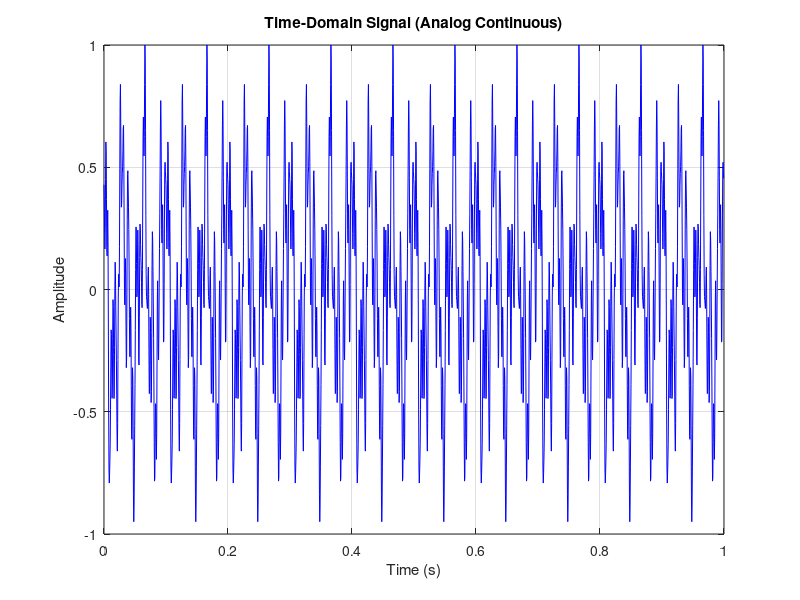
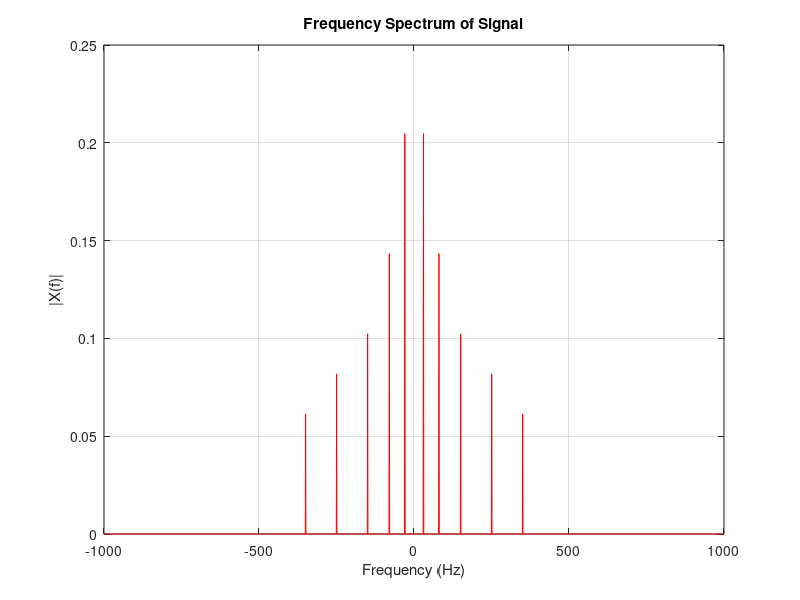
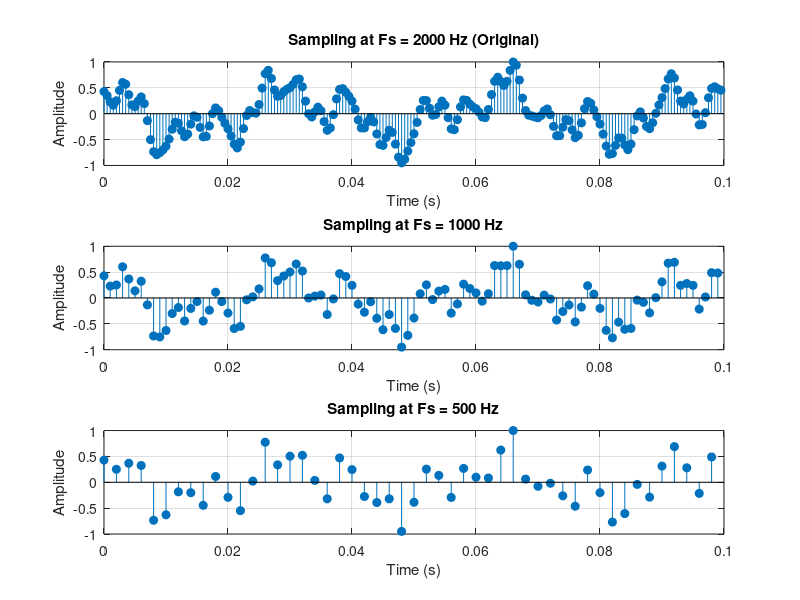
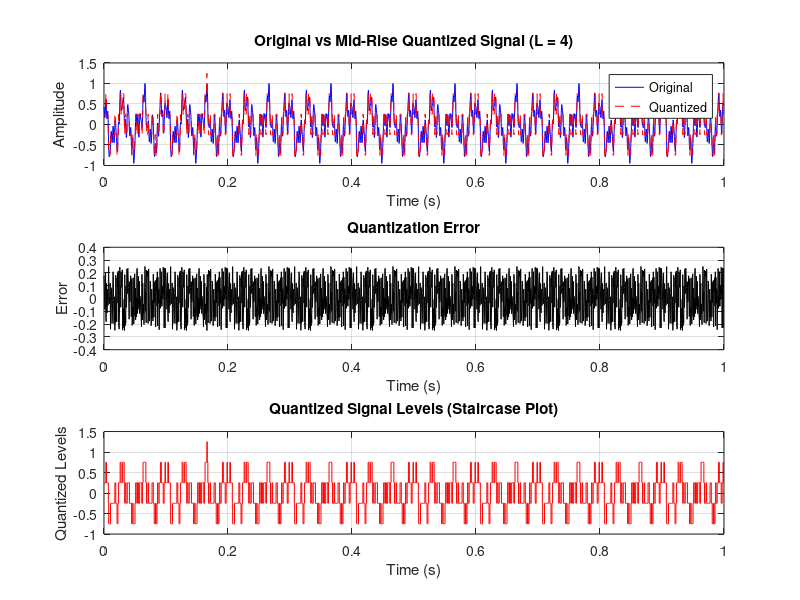

Recreate these plots in MATLAB, in order. (Note: this script raises an error after producing the figures.)
pkg load signal
pkg load communications

%% Step 1: Random Analog Signal Generation
Fs = 2000;              % Sampling frequency (Hz)
T = 1;                   % Duration (seconds)
t = 0:1/Fs:T-1/Fs;       % Time vector
rand("seed", 123);

%% 1.1 Generate an Analog-Like Signal (Sum of Sinusoids)
frequencies = [30, 80, 150, 250, 350];  % Hz
amplitudes  = [1.0, 0.7, 0.5, 0.4, 0.3];     % Amplitudes
phases = 2*pi*rand(1, length(frequencies));  % Random phases

x = zeros(size(t));  % Initialize signal
for i = 1:length(frequencies)
    x = x + amplitudes(i) * sin(2*pi*frequencies(i)*t + phases(i));
end

% Normalize signal to [-1, 1]
x = x / max(abs(x));
sound(x,Fs);
% Write signal to an audio file
audiowrite('generated_signal.wav', x, Fs);


%% 1.2 Plot Time-Domain Signal (Continuous)
figure('Name', 'Time-Domain Signal (Analog Continuous)');
plot(t, x, 'b');
xlabel('Time (s)');
ylabel('Amplitude');
title('Time-Domain Signal (Analog Continuous)');
grid on;


%% Frequency-Domain Analysis using FFT
N = length(x);
X_f = abs(fftshift(fft(x))) / N;
f_axis = linspace(-Fs/2, Fs/2, N);


figure('Name', 'Frequency Domain');
plot(f_axis, X_f, 'r');
xlabel('Frequency (Hz)');
ylabel('|X(f)|');
title('Frequency Spectrum of Signal');
grid on;



%%%%%%%%%%%%%%%%%%%%%%%%%%%%%%%%%%%%%%%%%%%%%%%%%%%%%%%%%%%%%%%%%%%%%%%%%%%%%%%%%%%%%%%%%%%%%%%%%%%%
%% Step 2: Random Analog Signal Generation
%% 2.1 Sampling(Continuous-Time to Discrete-Time)
%% Downsampling to simulate lower sampling rates
x_2000 = x;                         % original sampled at 2000 Hz
x_1000 = x(1:2:end);                % sampled at 1000 Hz
x_500  = x(1:4:end);                % sampled at 500 Hz

% Create time vectors for each
t_2000 = t;
t_1000 = t(1:2:end);
t_500  = t(1:4:end);

% Plot
figure('Name', 'Effect of Sampling Rate on Signal', 'NumberTitle', 'off');

subplot(3,1,1);
stem(t_2000(1:200), x_2000(1:200), 'filled');
xlabel('Time (s)'); ylabel('Amplitude');
title('Sampling at Fs = 2000 Hz (Original)');
grid on;

subplot(3,1,2);
stem(t_1000(1:100), x_1000(1:100), 'filled');
xlabel('Time (s)'); ylabel('Amplitude');
title('Sampling at Fs = 1000 Hz');
grid on;

subplot(3,1,3);
stem(t_500(1:50), x_500(1:50), 'filled');
xlabel('Time (s)'); ylabel('Amplitude');
title('Sampling at Fs = 500 Hz');
grid on;


%%%%%%%%%%%%%%%%%%%%%%%%%%%%%%%%%%%%%%%%%%%%%%%%%%%%%%%%%%%%%%%%%%%%%%%%%%%%%%%%%%%%%%%%%%%%%%%%%%%%
%% 2.2 Mid-Rise Quantization with different L values
L_values = [4,8,16];       % Number of quantization levels

for i = 1:length(L_values)
  L = L_values(i);

  xmax = max(abs(x));                  % Maximum amplitude for range
  delta = 2 * xmax / L;                % Step size (Δ)
  q_midrise = delta * (floor(x / delta) + 0.5); % Mid-rise quantization
  error_midrise = x - q_midrise;       % Quantization error

  %% Plottingg: create a new figure for each L
  figure('Name', ['Mid-Rise Quantization - L = ' num2str(L)], 'NumberTitle', 'off');
  subplot(3,1,1);
  plot(t, x, 'b', t, q_midrise, 'r--');
  title(['Original vs Mid-Rise Quantized Signal (L = ' num2str(L) ')']);
  xlabel('Time (s)');
  ylabel('Amplitude');
  legend('Original', 'Quantized');
  grid on;

  subplot(3,1,2);
  plot(t, error_midrise, 'k');
  title('Quantization Error');
  xlabel('Time (s)');
  ylabel('Error');
  grid on;

  subplot(3,1,3);
  stairs(t, q_midrise, 'r');
  title('Quantized Signal Levels (Staircase Plot)');
  xlabel('Time (s)');
  ylabel('Quantized Levels');
  grid on;


%%%%%%%%%%%%%%%%%%%%%%%%%%%%%%%%%%%%%%%%%%%%%%%%%%%%%%%%%%%%%%%%%%%%%%%%%%%%%%%%%%%%%%%%%%%%%%%%%%%%
  %%Step 3: PCM Encoding
  q_index = floor((q_midrise + xmax) / delta);  % map to integers
  n_bits = log2(L);
  pcm_binary = dec2bin(q_index, n_bits);  % matrix of bits
  bitstream = reshape(pcm_binary.' - '0', 1, []);  % flat binary stream

  disp(['First 8 PCM binary codes (L = ' num2str(L) '):']);
  disp(pcm_binary(1:8,:));

  % Save bitstream for L=16 to use later
  if L == 16
    bitstream_L16 = bitstream;
  endif


  % Visualize PCM bitstream
  figure('Name', ['PCM Bitstream - L = ' num2str(L)], 'NumberTitle', 'off');
  stem(bitstream(1:200), 'filled');
  title(['PCM Bitstream (First 200 bits) for L = ' num2str(L)]);
  xlabel('Bit Index');
  ylabel('Bit Value');
  ylim([-0.1 1.1]);
  grid on;

end

%%%%%%%%%%%%%%%%%%%%%%%%%%%%%%%%%%%%%%%%%%%%%%%%%%%%%%%%%%%%%%%%%%%%%%%%%%%%%%%%%%%%%%%%%%%%%

%% Step 4: Baseband Modulation
%% 4.1 Line Coding – Bipolar NRZ(Binary -> Bipolar waveform)

% Parameters : Continue with L=16
L = 16;
bitrate = Fs * log2(L);   % bps
Tb = 1 / bitrate;         % duration of 1 bit

samples_per_bit = 20;    % Oversampling factor for smooth plot, each digital bit is stretched to 20 points in time
bitstream = double(bitstream_L16);  % Use the saved bitstream from L = 16
n_bits = length(bitstream);
disp(bitstream(1:30));


% Time vector for waveform (each bit is expanded over Tb)
t_line = 0:Tb/samples_per_bit:(n_bits * Tb - Tb/samples_per_bit);


% NRZ signal generation
nrz_waveform = zeros(1, length(t_line));

for b = 1:n_bits
    if bitstream(b) == 1
      bit_val = +1;
    else
      bit_val = -1;
    end
    start_idx = (b-1)*samples_per_bit + 1;
    end_idx = b*samples_per_bit;
    nrz_waveform(start_idx:end_idx) = bit_val;
end


% for debugging
disp('First 30 bits in the bitstream:');
disp(bitstream(1:30));
disp(nrz_waveform(1:30));  % should be mostly blocks of +1 or -1, not jumping


% Plot NRZ waveform: first 30 bits to see them clearly
N_plot_bits = 30;
plot_idx = 1 : N_plot_bits * samples_per_bit;


figure('Name', 'NRZ Line Coding - L = 16 -  First 30 bits', 'NumberTitle', 'off');
plot(t_line(plot_idx), nrz_waveform(plot_idx), 'LineWidth', 1.2);
xlabel('Time (s)');
ylabel('Amplitude');
title(['NRZ Line Coding of Bitstream (L = 16)']);
ylim([-1.5, 1.5]);
xlim([t_line(plot_idx(1)), t_line(plot_idx(end))]);
grid on;
hold on;

% Add vertical lines to mark each bit boundary
for b = 1:N_plot_bits+1
    x = t_line((b-1)*samples_per_bit+1);
    line([x x], [-1.5 1.5], 'Color', [0.5 0.5 0.5], 'LineStyle', '--');  % Light gray dashed lineend
end

% To label each bit
for b = 1:N_plot_bits
    bit_value = bitstream(b);
    bit_center = t_line((b-1)*samples_per_bit + round(samples_per_bit/2));

    y_pos = 1.3 * (2 * bit_value - 1);  % +1.3 or -1.3
    text(bit_center, y_pos, num2str(bit_value), ...
        'HorizontalAlignment', 'center', 'VerticalAlignment', 'middle', 'FontSize', 10, 'Color', 'b');
end





%%%%%%%%%%%%%%%%%%%%%%%%%%%%%%%%%%%%%%%%%%%%%%%%%%%%%%%%%%%%%%%%%%%%%%%%%%%%%%%%%%%%%%%%%%%%%%%%%%%%
%% Raised cosine filtering after NRZ

beta = 0.5;
span = 6;
sps = 20;

% Get Raised Cosine filter coefficients
h_rc = raised_cosine(beta, span, sps);

% Apply the filter to the NRZ signal
nrz_shaped = conv(nrz_waveform, h_rc, 'same');

% Create a time vector for plotting
t_shaped = linspace(0, length(nrz_shaped) / (Fs * log2(L)), length(nrz_shaped));

% === Plot ONLY the first 30 bits ===
N_plot_bits = 30;
samples_per_bit = 20;
sps = samples_per_bit;  % same thing

% Calculate how many samples that means:
plot_samples = N_plot_bits * samples_per_bit;

% Create time vector for those samples
t_shaped_zoom = linspace(0, N_plot_bits * Tb, plot_samples);

% Extract the first part of the shaped signal
nrz_shaped_zoom = nrz_shaped(1:plot_samples);

% Plot
figure('Name', 'Raised Cosine Filtered Signal - First 30 Bits', 'NumberTitle', 'off');
plot(t_shaped_zoom, nrz_shaped_zoom, 'b', 'LineWidth', 1.2);
xlabel('Time (s)');
ylabel('Amplitude');
title('Raised Cosine Shaped NRZ - First 30 Bits');
grid on;

% Add vertical lines to show bit boundaries
hold on;
for b = 1:N_plot_bits+1
    x = (b-1)*Tb;
    line([x x], [-1.5 1.5], 'Color', [0.5 0.5 0.5], 'LineStyle', '--');
end

% Label the bit values on top of the waveform
for b = 1:N_plot_bits
    bit_value = bitstream(b);
    bit_center_time = (b - 0.5) * Tb;

    % Choose vertical position based on bit value
    if bit_value == 1
        y_pos = 1.2;
    else
        y_pos = -1.2;
    end

    text(bit_center_time, y_pos, num2str(bit_value), ...
        'HorizontalAlignment', 'center', ...
        'VerticalAlignment', 'middle', ...
        'FontSize', 10, 'Color', 'b');
end

%%%%%%%%%%%%%%%%%%%%%%%%%%%%%%%%%%%%%%%%%%%%%%%%%%%%%%%%%%%%%%%%%%%%%%%%%%%%%%%%%%%%%%%%%%%%%%%%%%%%
% EYe diagram to see ISI
bits_per_eye = 2;
plot_eye_diagram(nrz_shaped, samples_per_bit, Tb, bits_per_eye, 'Raised Cosine Filtered');





%%%%%%%%%%%%%%%%%%%%%%%%%%%%%%%%%%%%%%%%%%%%%%%%%%%%%%%%%%%%%%%%%%%%%%%%%%%%%%%%%%%%%%%%%%%%%%%%%%%%
% Step 5: 16-QAM Modulation

qam_symbols = qam16_mapper(bitstream);

%--- 5.2: Upsample & Pulse-shape ---
sps   = samples_per_bit * 4;
upsym = upsample(qam_symbols, sps);         % from signal pkg
rc    = raised_cosine(0.5, 6, sps);         % your helper .m
qam_shaped = conv(upsym, rc, 'same');

%--- 5.3: Bandpass Modulation ---
fc   = 400;
t    = (0:length(qam_shaped)-1)/Fs;
qam_tx = real(qam_shaped .* exp(1i*2*pi*fc*t));


%--- 5.4: Plots ---
figure('Name', '16-QAM Bandpass', 'NumberTitle', 'off');

plot(t(1:600), qam_tx(1:600));
xlabel('Time (s)'); ylabel('Amplitude');
title('16-QAM Bandpass (first 600 samples)'); grid on;

% spectrum analysis (Fourrier)
Nfft = 2^nextpow2(length(qam_tx));
Q    = fftshift(abs(fft(qam_tx, Nfft)));
f    = linspace(-Fs/2, Fs/2, Nfft);
figure('Name', 'Spectrum of 16-QAM Bandpass', 'NumberTitle', 'off');
plot(f, Q);
xlabel('Frequency (Hz)'); ylabel('Magnitude');
title('Spectrum of 16-QAM Signal'); grid on;

% Constellation
I = real(qam_shaped(1:sps:end));
Qv= imag(qam_shaped(1:sps:end));
if exist('scatter','file')
  figure('Name', '16-QAM Constellation', 'NumberTitle', 'off');
  scatter(I, Qv, 20, 'filled');
else
  figure('Name', '16-QAM Constellation', 'NumberTitle', 'off');
  plot(I, Qv, 'o', 'MarkerFaceColor','b');
end
xlabel('In-phase'); ylabel('Quadrature');
title('16-QAM Constellation'); axis square; grid on;




%%%%%%%%%%%%%%%%%%%%%%%%%%%%%%%%%%%%%%%%%%%%%%%%%%%%%%%%%
%% Step 6: Channel Simulation

% 6.1: AWGN
SNR_dB       = 20;
signal_power = mean(abs(qam_tx).^2);
noise_power  = signal_power / (10^(SNR_dB/10));
noise = sqrt(noise_power/2) * (randn(size(qam_tx)) + 1i*randn(size(qam_tx)));
rx_awgn = qam_tx + noise;

% 6.2: Optional Flat Rayleigh fading
apply_fading = false;

% Always start with the AWGN-only signal
rx = rx_awgn;

if apply_fading
  % generate one Rayleigh tap per symbol
  Nsym = length(qam_symbols);
  h_sym = (randn(1,Nsym) + 1i*randn(1,Nsym)) / sqrt(2);
  % upsample taps to per-sample gains
  h = upsample(h_sym, sps);
  h = h(1:length(rx));    % trim to match length
  rx = rx .* h;           % apply fading
end

% 6.3: Time-domain plot (first 600 samples)
t = (0:length(rx)-1) / Fs;
figure('Name', 'Received Signal (real part) – AWGN + Rayleigh fading', 'NumberTitle', 'off');
plot(t(1:600), real(rx(1:600)), 'LineWidth', 1.2);
xlabel('Time (s)');
ylabel('Amplitude');
if apply_fading
  title('Received Signal (real part) – AWGN + Rayleigh fading');
else
  title('Received Signal (real part) – AWGN only');
end
grid on;

% 6.4: Frequency-domain plot
Nfft = 2^nextpow2(length(rx));
R    = fftshift(abs(fft(rx, Nfft)));
f    = linspace(-Fs/2, Fs/2, Nfft);
figure('Name', 'Spectrum of Received Signal', 'NumberTitle', 'off');
plot(f, R, 'LineWidth', 1.2);
xlabel('Frequency (Hz)');
ylabel('Magnitude');
title('Spectrum of Received Signal');
grid on;



%%%%%%%%%%%%%%%%%%%%%%%%%%%%%%%%%%%%%%%%%%%%%%%%%%%%%%%%%%%%%%%%%%%%%%%%%%%%%%%%%
% Step 7: Reciever side

% 7.1 Coherent demodulation
t = (0:length(rx)-1)/Fs;
baseband = rx .* exp(-1i*2*pi*fc*t);

figure('Name', 'Coherently Demodulated Baseband ', 'NumberTitle', 'off');
plot(t(1:600), real(baseband(1:600)), 'LineWidth',1.2);
xlabel('Time (s)'); ylabel('Amplitude');
title('Coherently Demodulated Baseband (first 600 samples)');
grid on;


% 7.2 Matched filter
mf_output = conv(baseband, rc, 'same');
bits_per_eye = 2;
plot_eye_diagram(mf_output, sps, Tb, bits_per_eye, 'MF Output Eye Diagram');


% 7.3 Symbol sampling & detection
delay = span*sps/2;
start = delay + 1;
% compute how many symbols actually fit without running past mf_output
max_syms = floor((length(mf_output) - start) / sps) + 1;

pos = start : sps : start + (max_syms-1)*sps;
rx_samps = mf_output(pos);

% redefine the mapping table
mapping_table = [
    -3 -3;  -3 -1;  -3 +3;  -3 +1;
    -1 -3;  -1 -1;  -1 +3;  -1 +1;
    +3 -3;  +3 -1;  +3 +3;  +3 +1;
    +1 -3;  +1 -1;  +1 +3;  +1 +1
  ];


pts = mapping_table(:,1) + 1i*mapping_table(:,2);
det_idx = arrayfun(@(x) find(min(abs(x - pts))==abs(x - pts),1), rx_samps);

figure('Name', 'Constellation of Sampled Symbols', 'NumberTitle', 'off');
scatter(real(rx_samps), imag(rx_samps), 20, 'filled');
xlabel('In-phase'); ylabel('Quadrature');
title('Constellation of Sampled Symbols');
axis square; grid on;


% 7.4 Bit recovery
dec = det_idx - 1;
bits4 = de2bi(dec, 4, 'left-msb');
recovered_stream = reshape(bits4.', 1, []);

%% --- Plot the original analog-like signal ---
t = 0:1/Fs:T-1/Fs;    % recreate the original time vector
figure('Name', 'Original Generated Analog-Like Signal', 'NumberTitle', 'off');
plot(t, x, 'LineWidth', 1.2);
xlabel('Time (s)');
ylabel('Amplitude');
title('Original Generated Analog-Like Signal');
grid on;

%% --- Normalize & write the received signal to WAV ---
y = real(rx(1:2*Fs));
y = y / max(abs(y));           % scale to full span
audiowrite('received_signal.wav', y, Fs);

sound(y,Fs);



